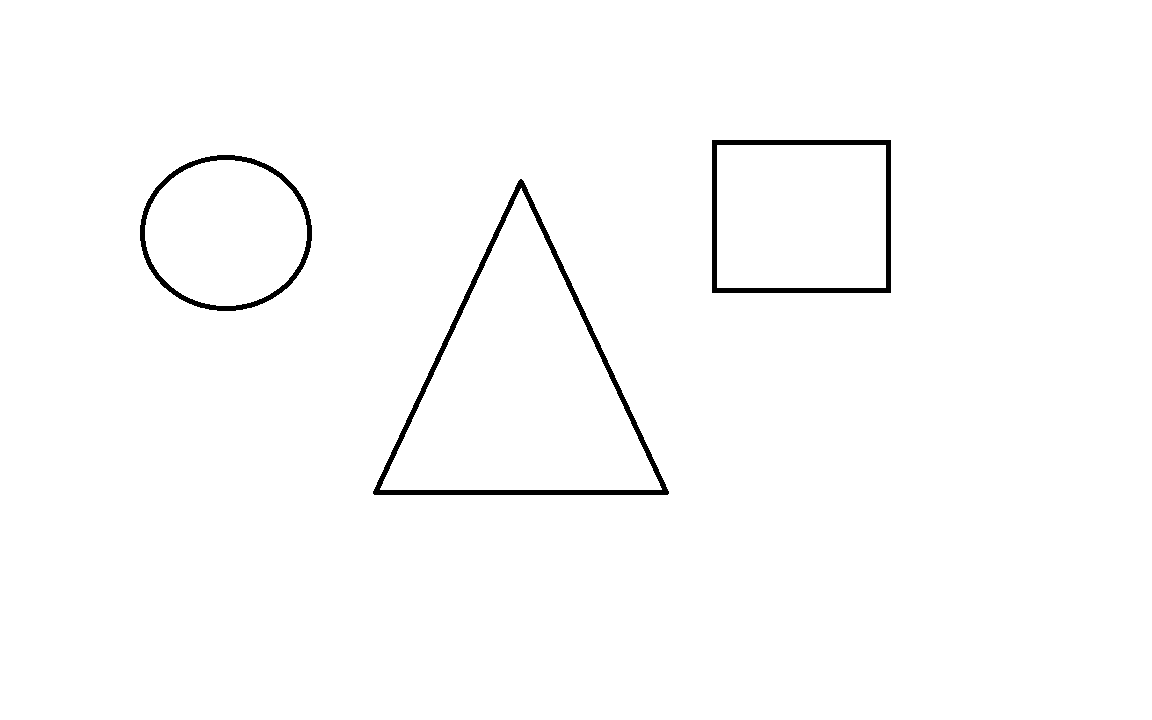
#> input picture day_21/input images/img1.png, 1152 x 720 px, found by its file name
$ python detect_Cont_Shape.py
#> lines starting #> are read from the running program, lines starting #| are printed output that depends on the picture; after the words box and inside, x2 and y2 are one past the last pixel; in counts of white or black regions, pixels touching at a corner belong together
import cv2
import numpy as np
images=[
"img1.png",
"img2.png",
"img3.png",
"img4.png",
"img5.png",
"img6.png",
"img7.png",
"img8.png",
"img9.png",
"img10.png"
]
for image in images:
    path="input images/"+image
    img=cv2.imread(path)
#> img is the input picture: shape (720, 1152, 3); 98.7% white; 3 black regions, box (x1, y1, x2, y2) and area: (373, 179, 669, 495) 4881, (712, 140, 891, 293) 3220, (140, 155, 312, 311) 2494
    if img is None:
        print(image,"Not Found")
        continue
    original=img.copy()
    contour_img=img.copy()
    final_img=img.copy()
    output_original="output images/"+image[:-4]+"_original.png"
    cv2.imwrite(output_original,original)
    gray=cv2.cvtColor(img,cv2.COLOR_BGR2GRAY)
    ret,thresh=cv2.threshold(gray,200,255,cv2.THRESH_BINARY_INV)
#> thresh: shape (720, 1152); 1.3% white; 3 white regions
    contours,hierarchy=cv2.findContours(thresh,cv2.RETR_EXTERNAL,cv2.CHAIN_APPROX_SIMPLE)
#> contours = 3 contours; box (x1, y1, x2, y2) and area: (373, 179, 669, 495) 47245, (712, 140, 891, 293) 27056, (140, 155, 312, 311) 20825
    for contour in contours:
        area=cv2.contourArea(contour)
        if area<500:
            continue
        perimeter=cv2.arcLength(contour,True)
        approx=cv2.approxPolyDP(contour,0.04*perimeter,True)
        vertices=len(approx)
        x,y,w,h=cv2.boundingRect(approx)
        ratio=w/float(h)
        if vertices==3:
            shape="Triangle"
        elif vertices==4:
            if 0.95<=ratio<=1.05:
                shape="Square"
            else:
                shape="Rectangle"
        elif vertices==5:
            shape="Pentagon"
        elif vertices==6:
            shape="Hexagon"
        else:
            circularity=4*3.14*area/(perimeter*perimeter)
            if circularity>0.80:
                shape="Circle"
            else:
                shape="Polygon"
        cv2.drawContours(contour_img,[approx],-1,(0,255,0),2)
        cv2.drawContours(final_img,[approx],-1,(0,255,0),2)
        cv2.putText(final_img,shape,(x,y-25),
        cv2.FONT_HERSHEY_SIMPLEX,0.6,(255,0,0),2)
        cv2.putText(final_img,"A:"+str(int(area)),(x,y),
        cv2.FONT_HERSHEY_SIMPLEX,0.5,(0,0,255),1)
        cv2.putText(final_img,"P:"+str(int(perimeter)),(x,y+20),
        cv2.FONT_HERSHEY_SIMPLEX,0.5,(0,0,255),1)
#> this loop made 3 passes
#> (area, perimeter, approx, vertices, x, y, w, h) on passes 1, 3: (47245, 1046.6, [[520, 179], [373, 493], [667, 494]], 3, 373, 179, 295, 316), (27056, 660, [[712, 140], [712, 292], [890, 292], [890, 140]], 4, 712, 140, 179, 153)
#> (area, perimeter, vertices, x, y, w, h, ratio) on pass 2: (20825, 540.7, 8, 140, 155, 172, 156, 1.1)
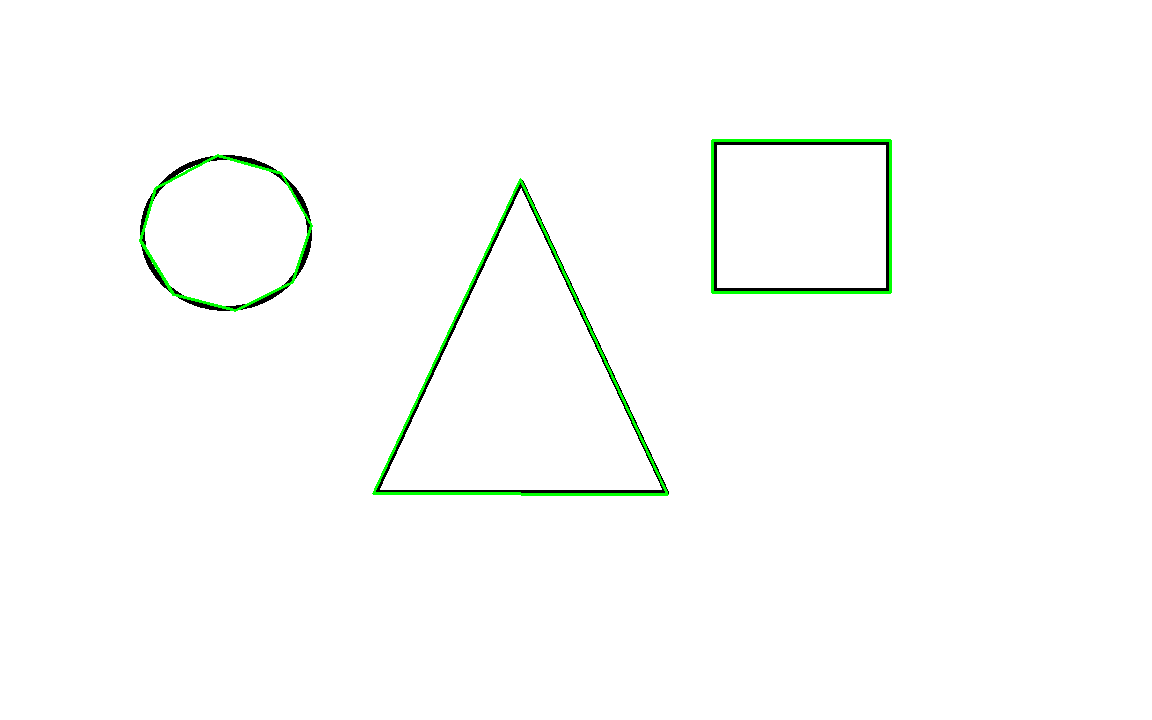
#> contour_img: shape (720, 1152, 3); 0.73% of pixels changed, all inside (x1, y1, x2, y2) = (139, 139, 892, 496)
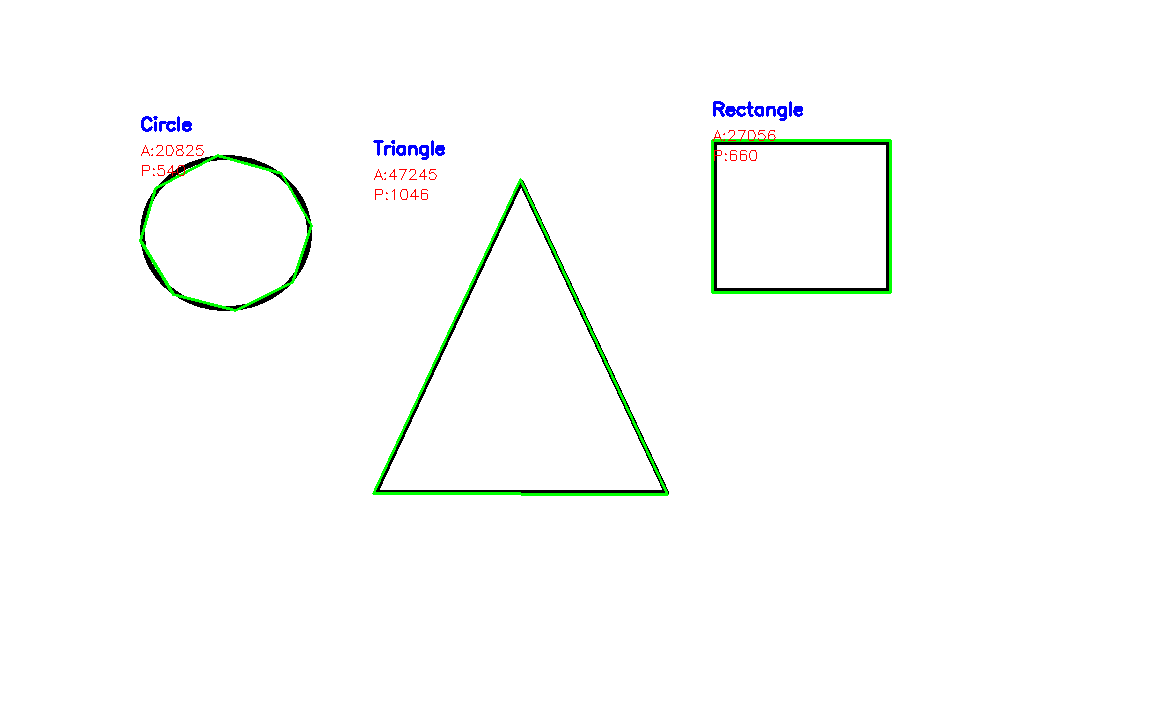
#> final_img: shape (720, 1152, 3); 1.02% of pixels changed, all inside (x1, y1, x2, y2) = (139, 101, 892, 496)
    output_contour="output images/"+image[:-4]+"_contours.png"
    cv2.imwrite(output_contour,contour_img)
    output_final="output images/"+image[:-4]+"_final.png"
    cv2.imwrite(output_final,final_img)
    cv2.imshow("Original",original)
    cv2.imshow("Contours",contour_img)
    cv2.imshow("Final",final_img)
    cv2.waitKey(0)
    cv2.destroyAllWindows()
#> pass 2 of the loop `for image in images:`:
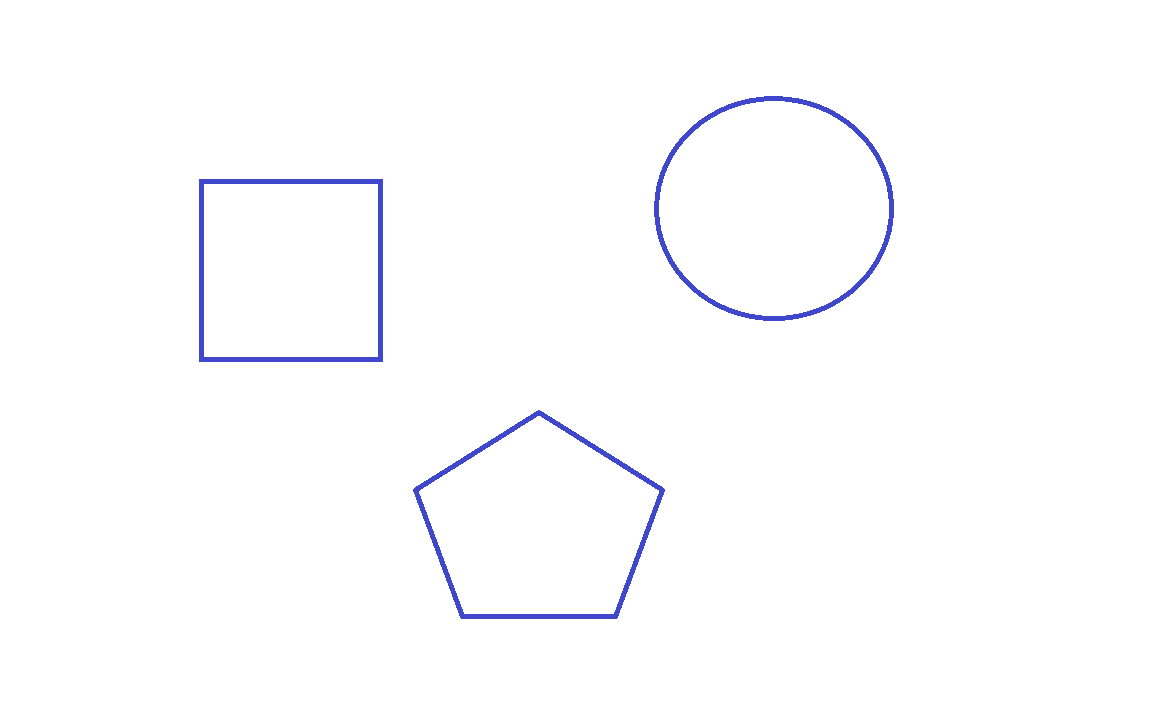
#> input picture day_21/input images/img2.png, 1152 x 720 px, found by its file name
#> img is the input picture: shape (720, 1152, 3); mean B, G, R 254.3, 252.6, 252.5
#> `gray=cv2.cvtColor(img,cv2.COLOR_BGR2GRAY)`:
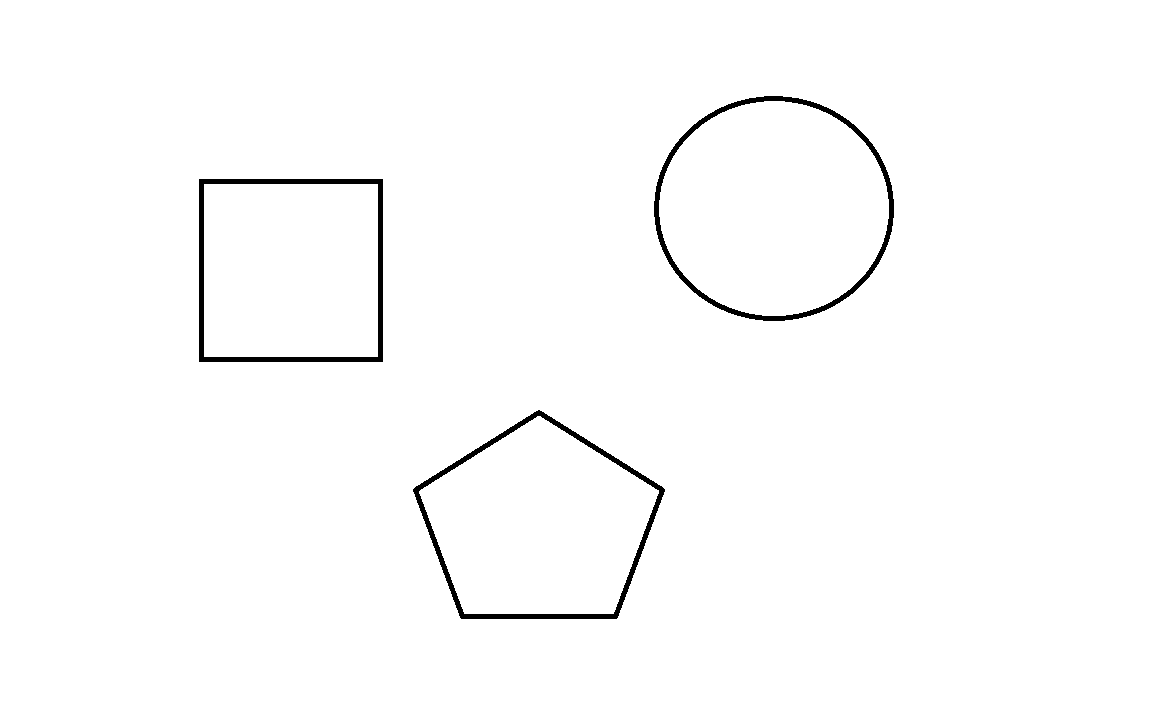
#> gray: shape (720, 1152); values 84 (black) and 255 (white), 98.7% white; 3 black regions, box (x1, y1, x2, y2) and area: (199, 179, 383, 362) 3570, (413, 410, 665, 619) 3567, (654, 96, 894, 321) 3546
#> thresh: shape (720, 1152); 1.3% white; 3 white regions
#> contours = 3 contours; box (x1, y1, x2, y2) and area: (654, 96, 894, 321) 42017, (413, 410, 665, 619) 36344, (199, 179, 383, 362) 33306
#> the loop `for contour in contours:` made 3 passes
#> (area, perimeter, approx, vertices, x, y, w, h) on pass 2: (33306, 730, [[199, 179], [199, 361], [382, 361], [382, 179]], 4, 199, 179, 184, 183)
#> after the loop `for contour in contours:`:
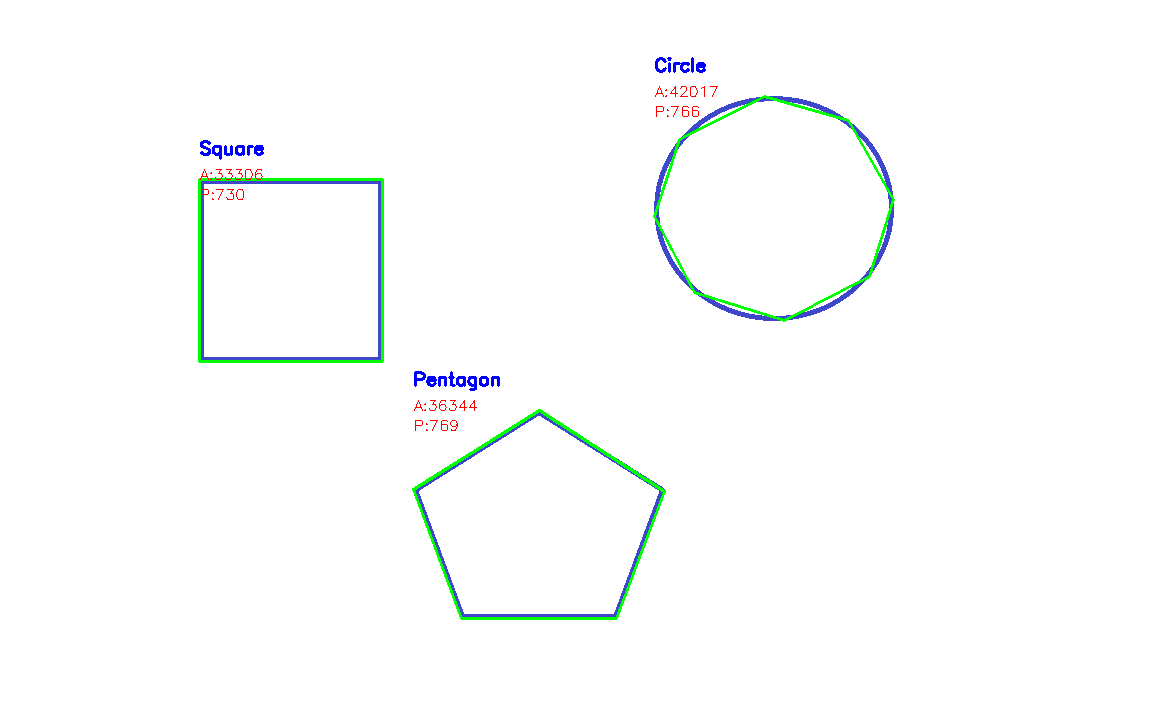
#> final_img: shape (720, 1152, 3); 1.03% of pixels changed, all inside (x1, y1, x2, y2) = (198, 57, 895, 620)
#> pass 3 of the loop `for image in images:`:
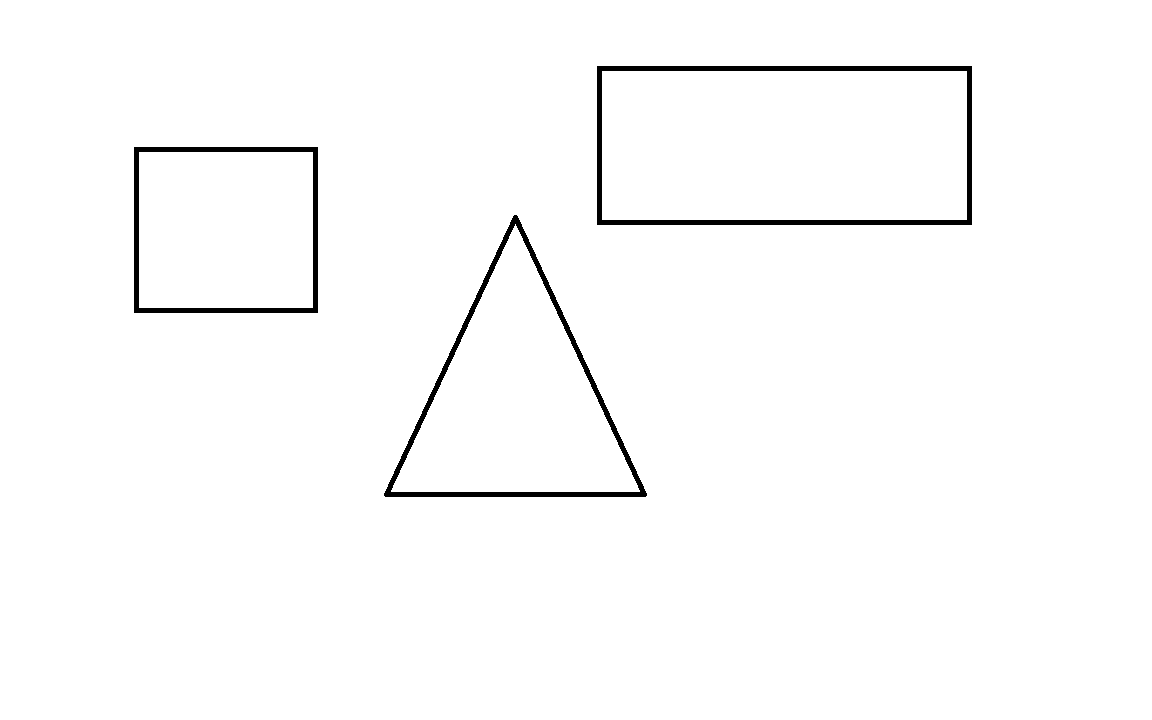
#> input picture day_21/input images/img3.png, 1152 x 720 px, found by its file name
#> img is the input picture: shape (720, 1152, 3); values 127 (black) and 255 (white), 98.4% white; 3 black regions, box (x1, y1, x2, y2) and area: (597, 66, 972, 225) 5240, (384, 215, 647, 497) 4339, (134, 147, 318, 313) 3400
#> thresh: shape (720, 1152); 1.6% white; 3 white regions
#> contours = 3 contours; box (x1, y1, x2, y2) and area: (597, 66, 972, 225) 59092, (384, 215, 647, 497) 37508, (134, 147, 318, 313) 30195
#> the loop `for contour in contours:` made 3 passes
#> (area, perimeter, approx, vertices, x, y, w, h) on passes 1 to 3: (37508, 932.5, [[514, 215], [384, 495], [645, 496]], 3, 384, 215, 262, 282), (30195, 696, [[134, 147], [134, 312], [317, 312], [317, 147]], 4, 134, 147, 184, 166), (59092, 1064, [[597, 66], [597, 224], [971, 224], [971, 66]], 4, 597, 66, 375, 159)
#> after the loop `for contour in contours:`:
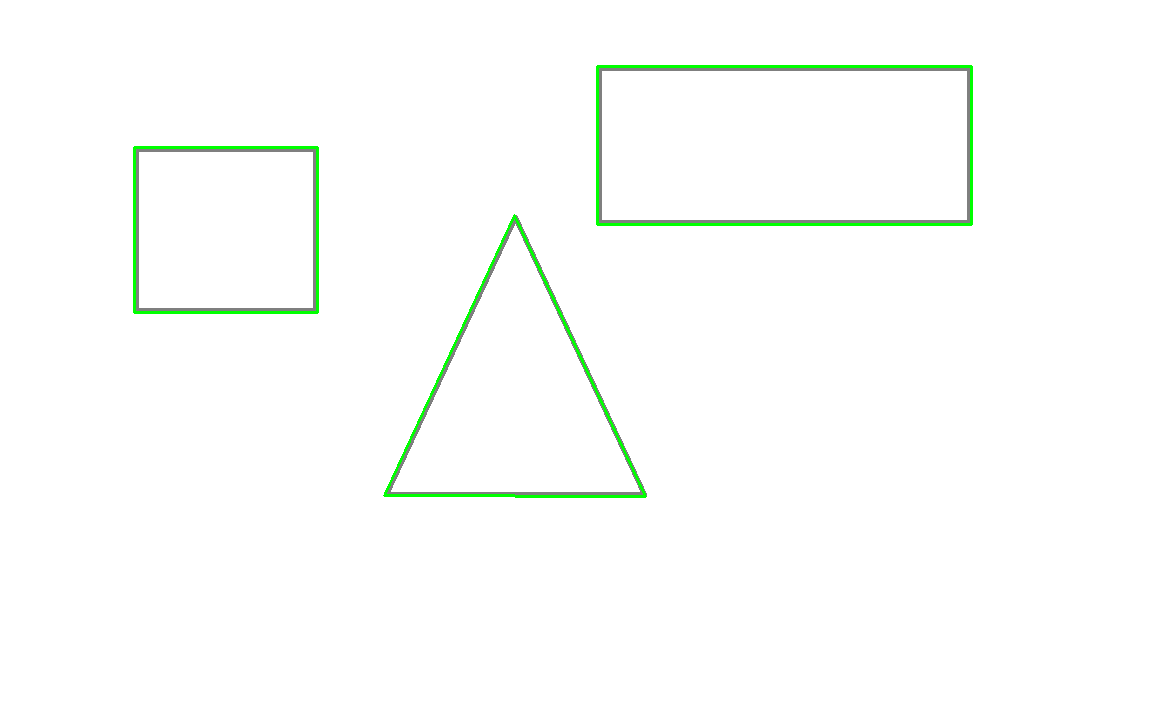
#> contour_img: shape (720, 1152, 3); 0.92% of pixels changed, all inside (x1, y1, x2, y2) = (133, 65, 973, 498)
#> after the loop `for contour in contours:`:
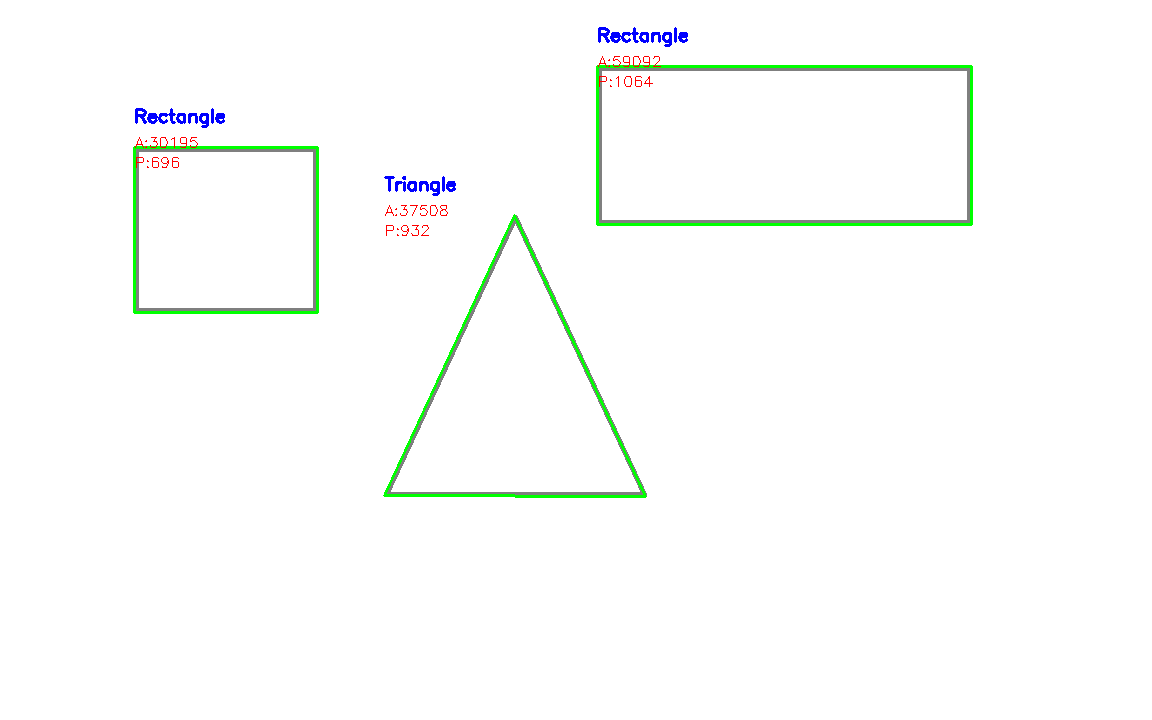
#> final_img: shape (720, 1152, 3); 1.25% of pixels changed, all inside (x1, y1, x2, y2) = (133, 27, 973, 498)
#> the loop made 10 passes; the first 3 are shown
